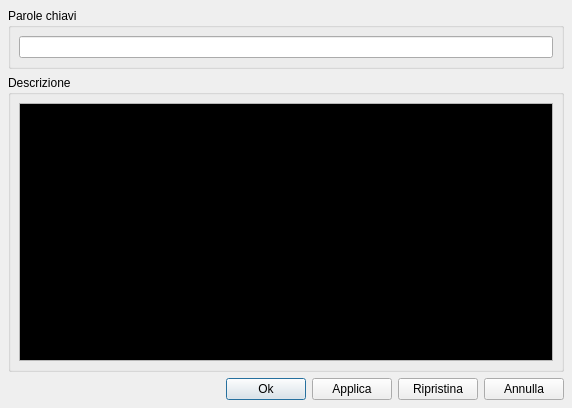
<ui version="4.0" >
 <class>GuiExtraDescription</class>
 <widget class="QDialog" name="GuiExtraDescription" >
  <property name="geometry" >
   <rect>
    <x>0</x>
    <y>0</y>
    <width>572</width>
    <height>408</height>
   </rect>
  </property>
  <property name="windowTitle" >
   <string>Form</string>
  </property>
  <property name="sizeGripEnabled" >
   <bool>false</bool>
  </property>
  <layout class="QGridLayout" >
   <property name="margin" >
    <number>8</number>
   </property>
   <property name="spacing" >
    <number>6</number>
   </property>
   <item row="2" column="0" >
    <layout class="QHBoxLayout" >
     <property name="margin" >
      <number>0</number>
     </property>
     <property name="spacing" >
      <number>6</number>
     </property>
     <item>
      <spacer>
       <property name="orientation" >
        <enum>Qt::Horizontal</enum>
       </property>
       <property name="sizeHint" >
        <size>
         <width>40</width>
         <height>20</height>
        </size>
       </property>
      </spacer>
     </item>
     <item>
      <widget class="QPushButton" name="mp_pbOk" >
       <property name="text" >
        <string>Ok</string>
       </property>
      </widget>
     </item>
     <item>
      <widget class="QPushButton" name="mp_pbSave" >
       <property name="text" >
        <string>Applica</string>
       </property>
      </widget>
     </item>
     <item>
      <widget class="QPushButton" name="mp_pbRestore" >
       <property name="text" >
        <string>Ripristina</string>
       </property>
      </widget>
     </item>
     <item>
      <widget class="QPushButton" name="mp_pbCancel" >
       <property name="text" >
        <string>Annulla</string>
       </property>
      </widget>
     </item>
    </layout>
   </item>
   <item row="1" column="0" >
    <widget class="QGroupBox" name="mp_gbDescription" >
     <property name="title" >
      <string>Descrizione</string>
     </property>
     <layout class="QGridLayout" >
      <property name="margin" >
       <number>8</number>
      </property>
      <property name="spacing" >
       <number>6</number>
      </property>
      <item row="0" column="0" >
       <widget class="QTextEdit" name="mp_teDescription" >
        <property name="palette" >
         <palette>
          <active>
           <colorrole role="WindowText" >
            <brush brushstyle="SolidPattern" >
             <color alpha="255" >
              <red>192</red>
              <green>192</green>
              <blue>192</blue>
             </color>
            </brush>
           </colorrole>
           <colorrole role="Text" >
            <brush brushstyle="SolidPattern" >
             <color alpha="255" >
              <red>192</red>
              <green>192</green>
              <blue>192</blue>
             </color>
            </brush>
           </colorrole>
           <colorrole role="Base" >
            <brush brushstyle="SolidPattern" >
             <color alpha="255" >
              <red>0</red>
              <green>0</green>
              <blue>0</blue>
             </color>
            </brush>
           </colorrole>
          </active>
          <inactive>
           <colorrole role="WindowText" >
            <brush brushstyle="SolidPattern" >
             <color alpha="255" >
              <red>192</red>
              <green>192</green>
              <blue>192</blue>
             </color>
            </brush>
           </colorrole>
           <colorrole role="Text" >
            <brush brushstyle="SolidPattern" >
             <color alpha="255" >
              <red>192</red>
              <green>192</green>
              <blue>192</blue>
             </color>
            </brush>
           </colorrole>
           <colorrole role="Base" >
            <brush brushstyle="SolidPattern" >
             <color alpha="255" >
              <red>0</red>
              <green>0</green>
              <blue>0</blue>
             </color>
            </brush>
           </colorrole>
          </inactive>
          <disabled>
           <colorrole role="WindowText" >
            <brush brushstyle="SolidPattern" >
             <color alpha="255" >
              <red>117</red>
              <green>117</green>
              <blue>117</blue>
             </color>
            </brush>
           </colorrole>
           <colorrole role="Text" >
            <brush brushstyle="SolidPattern" >
             <color alpha="255" >
              <red>117</red>
              <green>117</green>
              <blue>117</blue>
             </color>
            </brush>
           </colorrole>
           <colorrole role="Base" >
            <brush brushstyle="SolidPattern" >
             <color alpha="255" >
              <red>235</red>
              <green>235</green>
              <blue>235</blue>
             </color>
            </brush>
           </colorrole>
          </disabled>
         </palette>
        </property>
        <property name="autoFormatting" >
         <set>QTextEdit::AutoNone</set>
        </property>
       </widget>
      </item>
     </layout>
    </widget>
   </item>
   <item row="0" column="0" >
    <widget class="QGroupBox" name="mp_gbKeys" >
     <property name="title" >
      <string>Parole chiavi</string>
     </property>
     <layout class="QGridLayout" >
      <property name="margin" >
       <number>8</number>
      </property>
      <property name="spacing" >
       <number>6</number>
      </property>
      <item row="0" column="0" >
       <widget class="QLineEdit" name="mp_leKeys" >
        <property name="maxLength" >
         <number>90</number>
        </property>
       </widget>
      </item>
     </layout>
    </widget>
   </item>
  </layout>
 </widget>
 <layoutdefault spacing="5" margin="5" />
 <resources/>
 <connections/>
</ui>
